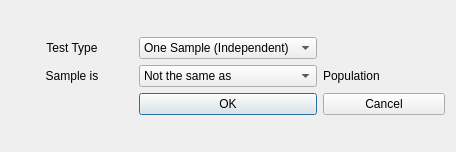
<?xml version="1.0" encoding="UTF-8"?>
<ui version="4.0">
 <class>TTestDialog</class>
 <widget class="QDialog" name="TTestDialog">
  <property name="geometry">
   <rect>
    <x>0</x>
    <y>0</y>
    <width>456</width>
    <height>152</height>
   </rect>
  </property>
  <property name="windowTitle">
   <string>Dialog</string>
  </property>
  <layout class="QGridLayout" name="gridLayout">
   <item row="0" column="1">
    <layout class="QGridLayout" name="gridLayout_2">
     <item row="0" column="1">
      <widget class="QComboBox" name="testCombo">
       <item>
        <property name="text">
         <string>One Sample (Independent)</string>
        </property>
       </item>
       <item>
        <property name="text">
         <string>Paired</string>
        </property>
       </item>
       <item>
        <property name="text">
         <string>Paired Dependent</string>
        </property>
       </item>
      </widget>
     </item>
     <item row="0" column="0">
      <widget class="QLabel" name="testLabel">
       <property name="text">
        <string>Test Type</string>
       </property>
       <property name="alignment">
        <set>Qt::AlignCenter</set>
       </property>
      </widget>
     </item>
     <item row="1" column="2">
      <widget class="QLabel" name="eRangeLabel2">
       <property name="text">
        <string>Population</string>
       </property>
      </widget>
     </item>
     <item row="1" column="0">
      <widget class="QLabel" name="eRangeLabel1">
       <property name="text">
        <string>Sample is</string>
       </property>
       <property name="alignment">
        <set>Qt::AlignCenter</set>
       </property>
      </widget>
     </item>
     <item row="1" column="1">
      <widget class="QComboBox" name="eRangeBox">
       <item>
        <property name="text">
         <string>Not the same as</string>
        </property>
       </item>
       <item>
        <property name="text">
         <string>Smaller than</string>
        </property>
       </item>
       <item>
        <property name="text">
         <string>Larger than</string>
        </property>
       </item>
      </widget>
     </item>
     <item row="2" column="1">
      <widget class="QPushButton" name="OKButton">
       <property name="text">
        <string>OK</string>
       </property>
      </widget>
     </item>
     <item row="2" column="2">
      <widget class="QPushButton" name="cancelButton">
       <property name="text">
        <string>Cancel</string>
       </property>
      </widget>
     </item>
    </layout>
   </item>
  </layout>
 </widget>
 <resources/>
 <connections/>
</ui>
